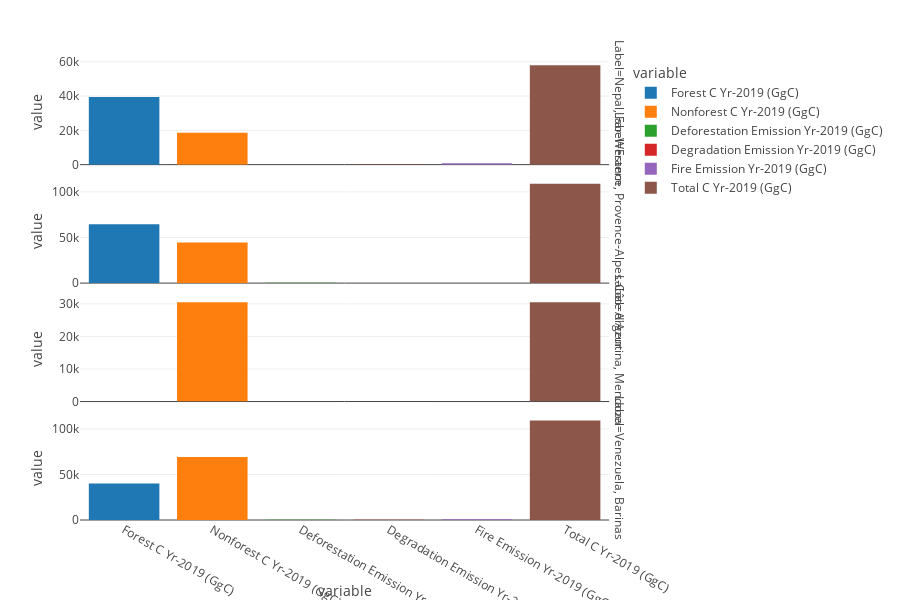

Source (notebook cell):
### Code cell
#Let's plot these components real quick just to visually take a look at how they add up
t_df = df[component_columns + ['Total C Yr-2019 (GgC)','Label']].sample(4)
t_df
fig = px.bar(t_df.melt(id_vars = 'Label'),facet_row='Label',x='variable',y='value',color='variable',height = 600)
fig = fig.update_yaxes(matches=None)
fig

### Figure 1 — Plotly figure (JSON) as saved in the notebook; plotly's stock layout.template omitted (floating-point values rounded to 4 significant figures)
{"data": [{"alignmentgroup": "True", "hovertemplate": "variable=%{x}<br>Label=Nepal, Far-Western<br>value=%{y}<extra></extra>", "legendgroup": "Forest C Yr-2019 (GgC)", "marker": {"color": "#1F77B4"}, "name": "Forest C Yr-2019 (GgC)", "offsetgroup": "Forest C Yr-2019 (GgC)", "orientation": "v", "showlegend": true, "textposition": "auto", "type": "bar", "x": ["Forest C Yr-2019 (GgC)"], "xaxis": "x4", "y": [39400.0], "yaxis": "y4"}, {"alignmentgroup": "True", "hovertemplate": "variable=%{x}<br>Label=France, Provence-Alpes-Côte d'Azur<br>value=%{y}<extra></extra>", "legendgroup": "Forest C Yr-2019 (GgC)", "marker": {"color": "#1F77B4"}, "name": "Forest C Yr-2019 (GgC)", "offsetgroup": "Forest C Yr-2019 (GgC)", "orientation": "v", "showlegend": false, "textposition": "auto", "type": "bar", "x": ["Forest C Yr-2019 (GgC)"], "xaxis": "x3", "y": [64500.0], "yaxis": "y3"}, {"alignmentgroup": "True", "hovertemplate": "variable=%{x}<br>Label=Argentina, Mendoza<br>value=%{y}<extra></extra>", "legendgroup": "Forest C Yr-2019 (GgC)", "marker": {"color": "#1F77B4"}, "name": "Forest C Yr-2019 (GgC)", "offsetgroup": "Forest C Yr-2019 (GgC)", "orientation": "v", "showlegend": false, "textposition": "auto", "type": "bar", "x": ["Forest C Yr-2019 (GgC)"], "xaxis": "x2", "y": [0], "yaxis": "y2"}, {"alignmentgroup": "True", "hovertemplate": "variable=%{x}<br>Label=Venezuela, Barinas<br>value=%{y}<extra></extra>", "legendgroup": "Forest C Yr-2019 (GgC)", "marker": {"color": "#1F77B4"}, "name": "Forest C Yr-2019 (GgC)", "offsetgroup": "Forest C Yr-2019 (GgC)", "orientation": "v", "showlegend": false, "textposition": "auto", "type": "bar", "x": ["Forest C Yr-2019 (GgC)"], "xaxis": "x", "y": [40050.0], "yaxis": "y"}, {"alignmentgroup": "True", "hovertemplate": "variable=%{x}<br>Label=Nepal, Far-Western<br>value=%{y}<extra></extra>", "legendgroup": "Nonforest C Yr-2019 (GgC)", "marker": {"color": "#FF7F0E"}, "name": "Nonforest C Yr-2019 (GgC)", "offsetgroup": "Nonforest C Yr-2019 (GgC)", "orientation": "v", "showlegend": true, "textposition": "auto", "type": "bar", "x": ["Nonforest C Yr-2019 (GgC)"], "xaxis": "x4", "y": [18570.0], "yaxis": "y4"}, {"alignmentgroup": "True", "hovertemplate": "variable=%{x}<br>Label=France, Provence-Alpes-Côte d'Azur<br>value=%{y}<extra></extra>", "legendgroup": "Nonforest C Yr-2019 (GgC)", "marker": {"color": "#FF7F0E"}, "name": "Nonforest C Yr-2019 (GgC)", "offsetgroup": "Nonforest C Yr-2019 (GgC)", "orientation": "v", "showlegend": false, "textposition": "auto", "type": "bar", "x": ["Nonforest C Yr-2019 (GgC)"], "xaxis": "x3", "y": [44460.0], "yaxis": "y3"}, {"alignmentgroup": "True", "hovertemplate": "variable=%{x}<br>Label=Argentina, Mendoza<br>value=%{y}<extra></extra>", "legendgroup": "Nonforest C Yr-2019 (GgC)", "marker": {"color": "#FF7F0E"}, "name": "Nonforest C Yr-2019 (GgC)", "offsetgroup": "Nonforest C Yr-2019 (GgC)", "orientation": "v", "showlegend": false, "textposition": "auto", "type": "bar", "x": ["Nonforest C Yr-2019 (GgC)"], "xaxis": "x2", "y": [30530.0], "yaxis": "y2"}, {"alignmentgroup": "True", "hovertemplate": "variable=%{x}<br>Label=Venezuela, Barinas<br>value=%{y}<extra></extra>", "legendgroup": "Nonforest C Yr-2019 (GgC)", "marker": {"color": "#FF7F0E"}, "name": "Nonforest C Yr-2019 (GgC)", "offsetgroup": "Nonforest C Yr-2019 (GgC)", "orientation": "v", "showlegend": false, "textposition": "auto", "type": "bar", "x": ["Nonforest C Yr-2019 (GgC)"], "xaxis": "x", "y": [69240.0], "yaxis": "y"}, {"alignmentgroup": "True", "hovertemplate": "variable=%{x}<br>Label=Nepal, Far-Western<br>value=%{y}<extra></extra>", "legendgroup": "Deforestation Emission Yr-2019 (GgC)", "marker": {"color": "#2CA02C"}, "name": "Deforestation Emission Yr-2019 (GgC)", "offsetgroup": "Deforestation Emission Yr-2019 (GgC)", "orientation": "v", "showlegend": true, "textposition": "auto", "type": "bar", "x": ["Deforestation Emission Yr-2019 (GgC)"], "xaxis": "x4", "y": [9.627], "yaxis": "y4"}, {"alignmentgroup": "True", "hovertemplate": "variable=%{x}<br>Label=France, Provence-Alpes-Côte d'Azur<br>value=%{y}<extra></extra>", "legendgroup": "Deforestation Emission Yr-2019 (GgC)", "marker": {"color": "#2CA02C"}, "name": "Deforestation Emission Yr-2019 (GgC)", "offsetgroup": "Deforestation Emission Yr-2019 (GgC)", "orientation": "v", "showlegend": false, "textposition": "auto", "type": "bar", "x": ["Deforestation Emission Yr-2019 (GgC)"], "xaxis": "x3", "y": [307.3], "yaxis": "y3"}, {"alignmentgroup": "True", "hovertemplate": "variable=%{x}<br>Label=Argentina, Mendoza<br>value=%{y}<extra></extra>", "legendgroup": "Deforestation Emission Yr-2019 (GgC)", "marker": {"color": "#2CA02C"}, "name": "Deforestation Emission Yr-2019 (GgC)", "offsetgroup": "Deforestation Emission Yr-2019 (GgC)", "orientation": "v", "showlegend": false, "textposition": "auto", "type": "bar", "x": ["Deforestation Emission Yr-2019 (GgC)"], "xaxis": "x2", "y": [0.01945], "yaxis": "y2"}, {"alignmentgroup": "True", "hovertemplate": "variable=%{x}<br>Label=Venezuela, Barinas<br>value=%{y}<extra></extra>", "legendgroup": "Deforestation Emission Yr-2019 (GgC)", "marker": {"color": "#2CA02C"}, "name": "Deforestation Emission Yr-2019 (GgC)", "offsetgroup": "Deforestation Emission Yr-2019 (GgC)", "orientation": "v", "showlegend": false, "textposition": "auto", "type": "bar", "x": ["Deforestation Emission Yr-2019 (GgC)"], "xaxis": "x", "y": [211.7], "yaxis": "y"}, {"alignmentgroup": "True", "hovertemplate": "variable=%{x}<br>Label=Nepal, Far-Western<br>value=%{y}<extra></extra>", "legendgroup": "Degradation Emission Yr-2019 (GgC)", "marker": {"color": "#D62728"}, "name": "Degradation Emission Yr-2019 (GgC)", "offsetgroup": "Degradation Emission Yr-2019 (GgC)", "orientation": "v", "showlegend": true, "textposition": "auto", "type": "bar", "x": ["Degradation Emission Yr-2019 (GgC)"], "xaxis": "x4", "y": [78.0], "yaxis": "y4"}, {"alignmentgroup": "True", "hovertemplate": "variable=%{x}<br>Label=France, Provence-Alpes-Côte d'Azur<br>value=%{y}<extra></extra>", "legendgroup": "Degradation Emission Yr-2019 (GgC)", "marker": {"color": "#D62728"}, "name": "Degradation Emission Yr-2019 (GgC)", "offsetgroup": "Degradation Emission Yr-2019 (GgC)", "orientation": "v", "showlegend": false, "textposition": "auto", "type": "bar", "x": ["Degradation Emission Yr-2019 (GgC)"], "xaxis": "x3", "y": [0], "yaxis": "y3"}, {"alignmentgroup": "True", "hovertemplate": "variable=%{x}<br>Label=Argentina, Mendoza<br>value=%{y}<extra></extra>", "legendgroup": "Degradation Emission Yr-2019 (GgC)", "marker": {"color": "#D62728"}, "name": "Degradation Emission Yr-2019 (GgC)", "offsetgroup": "Degradation Emission Yr-2019 (GgC)", "orientation": "v", "showlegend": false, "textposition": "auto", "type": "bar", "x": ["Degradation Emission Yr-2019 (GgC)"], "xaxis": "x2", "y": [0], "yaxis": "y2"}, {"alignmentgroup": "True", "hovertemplate": "variable=%{x}<br>Label=Venezuela, Barinas<br>value=%{y}<extra></extra>", "legendgroup": "Degradation Emission Yr-2019 (GgC)", "marker": {"color": "#D62728"}, "name": "Degradation Emission Yr-2019 (GgC)", "offsetgroup": "Degradation Emission Yr-2019 (GgC)", "orientation": "v", "showlegend": false, "textposition": "auto", "type": "bar", "x": ["Degradation Emission Yr-2019 (GgC)"], "xaxis": "x", "y": [224.2], "yaxis": "y"}, {"alignmentgroup": "True", "hovertemplate": "variable=%{x}<br>Label=Nepal, Far-Western<br>value=%{y}<extra></extra>", "legendgroup": "Fire Emission Yr-2019 (GgC)", "marker": {"color": "#9467BD"}, "name": "Fire Emission Yr-2019 (GgC)", "offsetgroup": "Fire Emission Yr-2019 (GgC)", "orientation": "v", "showlegend": true, "textposition": "auto", "type": "bar", "x": ["Fire Emission Yr-2019 (GgC)"], "xaxis": "x4", "y": [759.8], "yaxis": "y4"}, {"alignmentgroup": "True", "hovertemplate": "variable=%{x}<br>Label=France, Provence-Alpes-Côte d'Azur<br>value=%{y}<extra></extra>", "legendgroup": "Fire Emission Yr-2019 (GgC)", "marker": {"color": "#9467BD"}, "name": "Fire Emission Yr-2019 (GgC)", "offsetgroup": "Fire Emission Yr-2019 (GgC)", "orientation": "v", "showlegend": false, "textposition": "auto", "type": "bar", "x": ["Fire Emission Yr-2019 (GgC)"], "xaxis": "x3", "y": [0], "yaxis": "y3"}, {"alignmentgroup": "True", "hovertemplate": "variable=%{x}<br>Label=Argentina, Mendoza<br>value=%{y}<extra></extra>", "legendgroup": "Fire Emission Yr-2019 (GgC)", "marker": {"color": "#9467BD"}, "name": "Fire Emission Yr-2019 (GgC)", "offsetgroup": "Fire Emission Yr-2019 (GgC)", "orientation": "v", "showlegend": false, "textposition": "auto", "type": "bar", "x": ["Fire Emission Yr-2019 (GgC)"], "xaxis": "x2", "y": [51.75], "yaxis": "y2"}, {"alignmentgroup": "True", "hovertemplate": "variable=%{x}<br>Label=Venezuela, Barinas<br>value=%{y}<extra></extra>", "legendgroup": "Fire Emission Yr-2019 (GgC)", "marker": {"color": "#9467BD"}, "name": "Fire Emission Yr-2019 (GgC)", "offsetgroup": "Fire Emission Yr-2019 (GgC)", "orientation": "v", "showlegend": false, "textposition": "auto", "type": "bar", "x": ["Fire Emission Yr-2019 (GgC)"], "xaxis": "x", "y": [937.2], "yaxis": "y"}, {"alignmentgroup": "True", "hovertemplate": "variable=%{x}<br>Label=Nepal, Far-Western<br>value=%{y}<extra></extra>", "legendgroup": "Total C Yr-2019 (GgC)", "marker": {"color": "#8C564B"}, "name": "Total C Yr-2019 (GgC)", "offsetgroup": "Total C Yr-2019 (GgC)", "orientation": "v", "showlegend": true, "textposition": "auto", "type": "bar", "x": ["Total C Yr-2019 (GgC)"], "xaxis": "x4", "y": [57970.0], "yaxis": "y4"}, {"alignmentgroup": "True", "hovertemplate": "variable=%{x}<br>Label=France, Provence-Alpes-Côte d'Azur<br>value=%{y}<extra></extra>", "legendgroup": "Total C Yr-2019 (GgC)", "marker": {"color": "#8C564B"}, "name": "Total C Yr-2019 (GgC)", "offsetgroup": "Total C Yr-2019 (GgC)", "orientation": "v", "showlegend": false, "textposition": "auto", "type": "bar", "x": ["Total C Yr-2019 (GgC)"], "xaxis": "x3", "y": [109000.0], "yaxis": "y3"}, {"alignmentgroup": "True", "hovertemplate": "variable=%{x}<br>Label=Argentina, Mendoza<br>value=%{y}<extra></extra>", "legendgroup": "Total C Yr-2019 (GgC)", "marker": {"color": "#8C564B"}, "name": "Total C Yr-2019 (GgC)", "offsetgroup": "Total C Yr-2019 (GgC)", "orientation": "v", "showlegend": false, "textposition": "auto", "type": "bar", "x": ["Total C Yr-2019 (GgC)"], "xaxis": "x2", "y": [30530.0], "yaxis": "y2"}, {"alignmentgroup": "True", "hovertemplate": "variable=%{x}<br>Label=Venezuela, Barinas<br>value=%{y}<extra></extra>", "legendgroup": "Total C Yr-2019 (GgC)", "marker": {"color": "#8C564B"}, "name": "Total C Yr-2019 (GgC)", "offsetgroup": "Total C Yr-2019 (GgC)", "orientation": "v", "showlegend": false, "textposition": "auto", "type": "bar", "x": ["Total C Yr-2019 (GgC)"], "xaxis": "x", "y": [109300.0], "yaxis": "y"}], "layout": {"annotations": [{"font": {}, "showarrow": false, "text": "Label=Venezuela, Barinas", "textangle": 90, "x": 0.98, "xanchor": "left", "xref": "paper", "y": 0.1138, "yanchor": "middle", "yref": "paper"}, {"font": {}, "showarrow": false, "text": "Label=Argentina, Mendoza", "textangle": 90, "x": 0.98, "xanchor": "left", "xref": "paper", "y": 0.3712, "yanchor": "middle", "yref": "paper"}, {"font": {}, "showarrow": false, "text": "Label=France, Provence-Alpes-Côte d'Azur", "textangle": 90, "x": 0.98, "xanchor": "left", "xref": "paper", "y": 0.6288, "yanchor": "middle", "yref": "paper"}, {"font": {}, "showarrow": false, "text": "Label=Nepal, Far-Western", "textangle": 90, "x": 0.98, "xanchor": "left", "xref": "paper", "y": 0.8862, "yanchor": "middle", "yref": "paper"}], "barmode": "relative", "height": 600, "legend": {"title": {"text": "variable"}, "tracegroupgap": 0}, "margin": {"t": 60}, "xaxis": {"anchor": "y", "categoryarray": ["Forest C Yr-2019 (GgC)", "Nonforest C Yr-2019 (GgC)", "Deforestation Emission Yr-2019 (GgC)", "Degradation Emission Yr-2019 (GgC)", "Fire Emission Yr-2019 (GgC)", "Total C Yr-2019 (GgC)"], "categoryorder": "array", "domain": [0, 0.98], "title": {"text": "variable"}}, "xaxis2": {"anchor": "y2", "domain": [0, 0.98], "matches": "x", "showticklabels": false}, "xaxis3": {"anchor": "y3", "domain": [0, 0.98], "matches": "x", "showticklabels": false}, "xaxis4": {"anchor": "y4", "domain": [0, 0.98], "matches": "x", "showticklabels": false}, "yaxis": {"anchor": "x", "domain": [0, 0.2275], "title": {"text": "value"}}, "yaxis2": {"anchor": "x2", "domain": [0.2575, 0.485], "title": {"text": "value"}}, "yaxis3": {"anchor": "x3", "domain": [0.515, 0.7425], "title": {"text": "value"}}, "yaxis4": {"anchor": "x4", "domain": [0.7725, 1], "title": {"text": "value"}}}}
